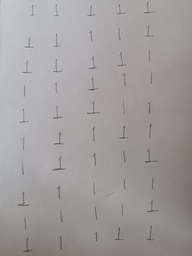
#> input picture HMWK_3/digits/1.jpeg, 192 x 256 px, shrunk from 1200 x 1600 before the run
$ jupyter execute DigitsSegmentationThr.ipynb
#> lines starting #> are read from the running program, lines starting #| are printed output that depends on the picture; after the words box and inside, x2 and y2 are one past the last pixel; in counts of white or black regions, pixels touching at a corner belong together
[cell 1]
import math
import numpy as np
import cv2 as cv
import time
from scipy import stats
from matplotlib import pyplot as plt
import skfuzzy as fuzz
import csv

[cell 2]
class Region:
    def __init__(self):
        self.xm = 0
        self.ym = 0
        self.xx = 0
        self.yy = 0
        self.xy = 0
        self.xxx = 0
        self.yyy = 0
        self.xxy = 0
        self.xyy = 0
        self.Perimetro = 0
        self.Area = 0
        self.closed = False
        self.edgePoints = []
        self.red = 0
        self.green = 0
        self.blue = 0
    def addPoint(self,x,y,isedge,color):
        self.xm = self.xm + x
        self.ym = self.ym + y
        self.xx = self.xx + x*x
        self.yy = self.yy + y*y
        self.xy = self.xy + x*y
        self.xxx = self.xxx + x*x*x
        self.yyy = self.yyy + y*y*y
        self.xxy = self.xxy + x*x*y
        self.xyy = self.xyy + x*y*y
        self.Area = self.Area + 1
        self.red = self.red + color[0]
        self.green = self.green + color[1]
        self.blue = self.blue + color[2]

        if isedge > 0:
#            self.edgePoints.append((x+0.5,y+0.5))
            self.Perimetro = self.Perimetro + 1
            if (isedge & 1) > 0: #up
                self.edgePoints.append((x+0.5,y+0.001))
            if (isedge & 2) > 0: #left
                self.edgePoints.append((x+0.001,y+0.5))
            if (isedge & 4) > 0: #down
                self.edgePoints.append((x+0.5,y+0.999))
            if (isedge & 8) > 0: #right
                self.edgePoints.append((x+0.999,y+0.5))
    def addRegion(self,region):
        if (self.closed == False) and (region.closed == False) and (region.Area > 0):
            self.xm = self.xm + region.xm
            self.ym = self.ym + region.ym
            self.xx = self.xx + region.xx
            self.yy = self.yy + region.yy
            self.xy = self.xy + region.xy
            self.xxx = self.xxx + region.xxx
            self.yyy = self.yyy + region.yyy
            self.xxy = self.xxy + region.xxy
            self.xyy = self.xyy + region.xyy
            self.Area = self.Area + region.Area
            self.Perimetro = self.Perimetro + region.Perimetro
            self.red = self.red + region.red
            self.green = self.green + region.green
            self.blue = self.blue + region.blue
            for n in range(len(region.edgePoints)):
                self.edgePoints.append(region.edgePoints[n])
    def closeRegion(self):
        if (self.Area > 0) and (self.closed == False):
            self.xm = self.xm/self.Area
            self.ym = self.ym/self.Area
            self.xx = self.xx/self.Area - self.xm*self.xm
            self.yy = self.yy/self.Area - self.ym*self.ym
            self.xy = self.xy/self.Area - self.xm*self.ym
            self.red = self.red/self.Area
            self.green = self.green/self.Area
            self.blue = self.blue/self.Area
            self.closed = True

[cell 3]
def smoothPointSet(points,steps):
    lpts = len(points)
    for stp in range(steps):
        apt = np.array(points)
        for n in range(lpts):
            bidx = (n + lpts - 1) % lpts
            uidx = (n + lpts + 1) % lpts
            points[n] = ((apt[bidx][0]+apt[n][0]+apt[uidx][0])/3,(apt[bidx][1]+apt[n][1]+apt[uidx][1])/3)
    return points

[cell 4]
def perimeterPointSet(points):
    per = 0
    llist = len(points)
    euler = 2 - llist
    avgrad = 0
    cx = 0
    cy = 0
    tpts = 0
    minx = 10000
    miny = 10000
    maxx = 0
    maxy = 0
    minrad = 10000
    maxrad = 0
    for ln in range(llist):
        cpts = points[ln]
        lpts = len(cpts)
        apt = np.array(points[ln])
        for n in range(lpts):
            cx = cx + apt[n][0]
            cy = cy + apt[n][1]
            tpts = tpts  + 1
            if minx > apt[n][0]:
                minx = apt[n][0]
            if miny > apt[n][1]:
                miny = apt[n][1]
            if maxx < apt[n][0]:
                maxx = apt[n][0]
            if maxy < apt[n][1]:
                maxy = apt[n][1]
    cx =  cx/tpts
    cy =  cy/tpts

    for ln in range(llist):
        cpts = points[ln]
        lpts = len(cpts)
        apt = np.array(points[ln])
        for n in range(lpts):
            nidx = (n + lpts + 1) % lpts
            dx = apt[nidx][0]-apt[n][0]
            dy = apt[nidx][1]-apt[n][1]
            per = per + math.sqrt(dx**2 + dy**2)
            dx = apt[n][0]-cx
            dy = apt[n][1]-cy
            distoctr = math.sqrt(dx**2 + dy**2)
            avgrad = avgrad + distoctr
            if minrad > distoctr:
                minrad = distoctr
            if maxrad < distoctr:
                maxrad = distoctr

    avgrad = avgrad/tpts
    return per, euler, avgrad, cx, cy, tpts, minx, miny, maxx, maxy, minrad, maxrad

[cell 5]
def orderPointSet(opoints,EdgeImage):
    orderpointsList = []
    if len(opoints) > 0:
        points = opoints.copy()
        neigbors = np.array([(1,0),(1,1),(0,1),(-1,1),(-1,0),(-1,-1),(0,-1),(1,-1),(0,0)])*0.5
        plen = len(points)
        n = 0
        last = 0
        inserted = 0
        orderpoints = []
        orderpoints.append(points[0])
        points.pop(0)
        lastidx = 0
        who = 0
        for inserted in range(plen-1):
            n = 0
            cpt = np.array(orderpoints[last])
            edgetype = EdgeImage[int(cpt[1]),int(cpt[0])]
            dis = 1
            thepoints = np.array(points)
            thesum = np.sum(abs(thepoints-cpt),axis=1)
            lastdir = np.sum(np.square(neigbors-neigbors[lastidx]),axis=1)
            dis = 10
            idx = lastidx;
            for n in range(len(points)):
                if thesum[n] <= 2:
                    npoints = cpt + neigbors
                    theNsum = np.sum(np.abs(npoints-thepoints[n]),axis=1) + 0.01*lastdir
                    for nn in range(8):
                        nedgetype = EdgeImage[int(npoints[nn,1]),int(npoints[nn,0])]
                        dist = theNsum[nn] + 0.001*((edgetype ^ nedgetype) > 0)
                        if dist < dis:
                            dis = dist
                            idx = nn
                            who = n
            if dis < 1.0:
                lastidx = idx
                orderpoints.append(points[who])
                points.pop(who)
            else:
                if len(orderpoints) > 2:
                    orderpointsList.append(orderpoints)
                orderpoints = []
                orderpoints.append(points[0])
                points.pop(0)
                last = 0
            last = len(orderpoints) - 1
        if len(orderpoints) > 2:
            orderpointsList.append(orderpoints)
    return orderpointsList

[cell 6]
def SegmentationRegions(image,colorimg):
    regions = []
    si,sj = image.shape;
    fimage = image.astype(np.int16)
    EdgeImage = image.astype(np.int16)
#    print(fimage.shape)

    regionlabels = image[:,:];
    regionlabels = regionlabels.astype(np.int32)
    shortlabellut = np.zeros((int(si*sj/100+1),), dtype=np.int32)
    labellut = shortlabellut
    upKernel = np.array((
    [0, -1, 0],
    [0, 1, 0],
    [0, 0, 0]), dtype=np.int16)
    upsameI = abs(cv.filter2D(fimage,-1,upKernel)) == 0
    leftKernel = np.array((
    [0, 0, 0],
    [-1, 1, 0],
    [0, 0, 0]), dtype=np.int16)
    leftsameI = abs(cv.filter2D(fimage,-1,leftKernel)) == 0
    downKernel = np.array((
    [0, 0, 0],
    [0, 1, 0],
    [0, -1, 0]), dtype=np.int16)
    downsameI = abs(cv.filter2D(fimage,-1,downKernel)) == 0
    rightKernel = np.array((
    [0, 0, 0],
    [0, 1, -1],
    [0, 0, 0]), dtype=np.int16)
    rightsameI = abs(cv.filter2D(fimage,-1,rightKernel)) == 0
    currentlabel=0
    uplabelArray = regionlabels[0,:]
    upsame = False
    leftsame = False
    thelabel = 0
    uplabel = 0
    leftlabel = 0
    regions.append(Region())
    for i in range(si):
        leftlabel = labellut[regionlabels[i,0]]
        for j in range(sj):
            color = colorimg[i,j,:]
            thelabel = leftlabel
            upsame = False
            leftsame = False
            EdgeImage[i,j] = 1*(not upsameI[i,j]) +  2*(not leftsameI[i,j]) + 4*(not downsameI[i,j]) + 8*(not rightsameI[i,j])
            if i>0:
                uplabel = uplabelArray[j]
                upsame = upsameI[i,j]
                if upsame:
                    thelabel = uplabel
            if j>0:
                leftsame = leftsameI[i,j]
                if leftsame:
                    if thelabel > leftlabel:
                        thelabel = leftlabel
                    if upsame:
                        thelabel = labellut[thelabel]
                        labellut[leftlabel] = thelabel
                        labellut[uplabel] = thelabel
            if (not(upsame) and  not(leftsame)):
                currentlabel = currentlabel + 1
                regions.append(Region())
                thelabel = currentlabel
                if (currentlabel >= labellut.size):
                    labellut = np.append(labellut, shortlabellut)
                labellut[currentlabel] = currentlabel
            else:
                thelabel = labellut[thelabel]
            regionlabels[i,j] = thelabel
            regions[thelabel].addPoint(j,i,EdgeImage[i,j],color)
            leftlabel = thelabel
        uplabelArray = regionlabels[i,:]
    print(len(regions))
    lreg = len(regions)
    changes = 1
    while changes > 0:
        changes = 0
        for idx in range(lreg):
            newlabel = labellut[idx]
            if regions[idx].Area > 0 and idx != newlabel:
                changes = changes + 1
                regions[newlabel].addRegion(regions[idx])
                regions[idx].__init__()
            labellut[idx] = labellut[newlabel]
        print(changes)
    closed = 0
    for n in range(lreg):
        if (n == labellut[n]) and (regions[n].Area > 0):
            closed = closed + 1
            regions[n].closeRegion()
    print(closed)
    regionlabels = labellut[regionlabels];
    return regionlabels, regions, EdgeImage

[cell 7]
# [125 lines left out: function regionsConv, not called in this run]

[cell 8]
import os
frame = cv.imread(os.path.join('digits', '1.jpeg'))
#> frame is the input picture: shape (256, 192, 3); mean B, G, R 156.6, 157.5, 160.5
featuresfile = open('number_1.csv', 'w',newline='')

RGB_im = cv.cvtColor(frame, cv.COLOR_BGR2RGB)

#plt.imshow(RGB_im)
#plt.imshow(frame)
fig = plt.gcf()
fig.set_size_inches(12,12, forward=True)
plt.title('Image')
#plt.show()
t0= time.time()

[cell 9]
kernel = np.ones((5,5),np.uint8)
bkgnd = cv.dilate(frame,kernel,iterations = 1)
bkgnd = cv.dilate(bkgnd,kernel,iterations = 1)

RGB_im = cv.cvtColor(bkgnd, cv.COLOR_BGR2RGB)
fig = plt.gcf()
fig.set_size_inches(16,16, forward=True)
plt.imshow(RGB_im)
plt.title('Background')
plt.show()

frame = (bkgnd - frame);

RGB_im = cv.cvtColor(frame, cv.COLOR_BGR2RGB)
fig = plt.gcf()
fig.set_size_inches(16,16, forward=True)
plt.imshow(RGB_im)
plt.title('Just Numbers')
plt.show()

kernel = np.ones((3,3),np.uint8)
frame = cv.dilate(frame,kernel,iterations = 1)
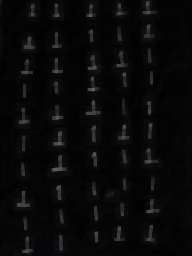
#> frame: shape (256, 192, 3); mean B, G, R 9, 8.7, 8.6

green = frame[:,:,2]

ret,img = cv.threshold(green, 32, 100, 0)
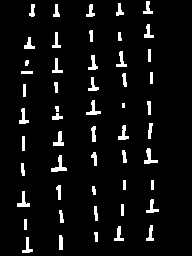
#> img: shape (256, 192); values 0 (black) and 100 (white), 5.8% white; 52 white regions (1 under 20 px), largest, box (x1, y1, x2, y2) and area: (51, 155, 67, 172) 107, (144, 148, 158, 164) 95, (86, 100, 101, 115) 88
RGB_im = cv.cvtColor(img, cv.COLOR_BGR2RGB)
fig = plt.gcf()
fig.set_size_inches(16,16, forward=True)
plt.imshow(RGB_im)
plt.title('my picture')
plt.show()

[cell 10]
labeled, regions, EdgeImage = SegmentationRegions(img,frame)
#> in SegmentationRegions, `upsameI = abs(cv.filter2D(fimage,-1,upKernel)) == 0`: upsameI: shape (256, 192) bool; 98.4% white; black in thin lines or dots, all inside (x1, y1, x2, y2) = (17, 0, 159, 254)
#> in SegmentationRegions, `leftsameI = abs(cv.filter2D(fimage,-1,leftKernel)) == 0`: leftsameI: shape (256, 192) bool; 97.3% white; black in thin lines or dots, all inside (x1, y1, x2, y2) = (17, 1, 160, 253)
#> in SegmentationRegions, `downsameI = abs(cv.filter2D(fimage,-1,downKernel)) == 0`: downsameI: shape (256, 192) bool; 98.4% white; black in thin lines or dots, all inside (x1, y1, x2, y2) = (17, 0, 159, 253)
#> in SegmentationRegions, `rightsameI = abs(cv.filter2D(fimage,-1,rightKernel)) == 0`:
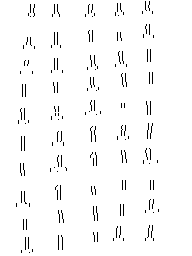
#> rightsameI: shape (256, 192) bool; 97.3% white; black in thin lines or dots, all inside (x1, y1, x2, y2) = (16, 1, 159, 253)
#> in SegmentationRegions, `uplabelArray = regionlabels[0,:]`: uplabelArray = 192 values from 0 to 0
#> the loop in SegmentationRegions, `for i in range(si):` made 256 passes
#> after the loop in SegmentationRegions, `for i in range(si):`:
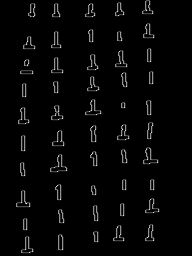
#> EdgeImage: shape (256, 192) int16; min 0, max 14, mean 0.354; drawn with min black and max white
#> after the loop in SegmentationRegions, `for i in range(si):`:
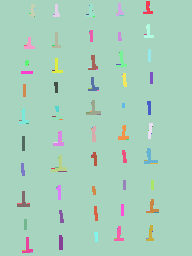
#> regionlabels: shape (256, 192) int32; 130 distinct labels, from 1 to 130; one colour per label, 0 black
#| 131
#| 53
#> in SegmentationRegions, `regionlabels = labellut[regionlabels];`: regionlabels: shape (256, 192) int32; 53 distinct labels, from 1 to 125
t1 = time.time() - t0
print("Time elapsed: ", t1)

labeled = labeled % 21;
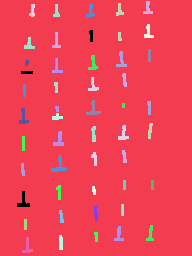
#> labeled: shape (256, 192) int32; 21 distinct labels, from 0 to 20; one colour per label, 0 black

img = cv.normalize(labeled, None, 0, 255, cv.NORM_MINMAX, cv.CV_8U)
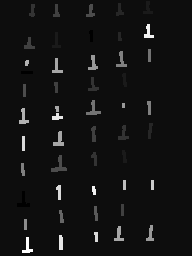
#> img: shape (256, 192); min 0, max 255, mean 18.3
im_color = cv.applyColorMap(img, cv.COLORMAP_HSV)
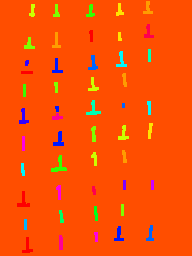
#> im_color: shape (256, 192, 3); mean B, G, R 5.6, 81.4, 248.4
im_color = cv.medianBlur(im_color,3)
RGB_im = cv.cvtColor(im_color, cv.COLOR_BGR2RGB)
plt.imshow(RGB_im)
fig = plt.gcf()
fig.set_size_inches(16,16, forward=True)
for n in range(len(regions)):
     if (regions[n].closed) and (regions[n].Area > 50):
        plt.scatter(regions[n].xm, regions[n].ym, marker='^')
#> this loop made 131 passes
plt.title('Class')
plt.show()
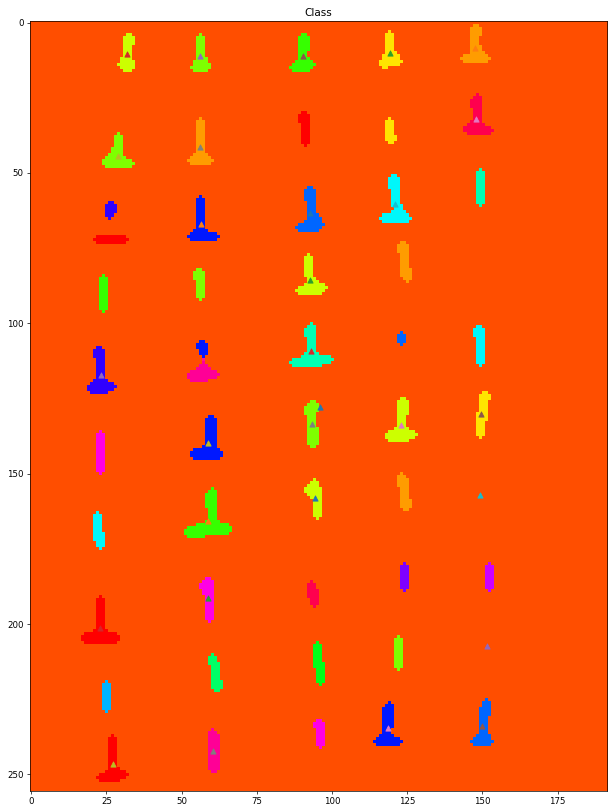
#> figure drawn by matplotlib, 1 panel

[cell 11]
fig, ax = plt.subplots()
fig.set_size_inches(16,16, forward=True)

for n in range(len(regions)-2):
    idx = n+2
    if regions[idx].Area > 50:
        if regions[idx].Area < 10000:
            pointlist = orderPointSet(regions[idx].edgePoints,EdgeImage)
            smoothpoints = np.array(smoothPointSet(pointlist[0],3))
            ax.plot(smoothpoints[:,0],smoothpoints[:,1])
#> this loop made 129 passes
ax.set_ylim(frame.shape[0],0)
plt.title('test 2')
plt.show()
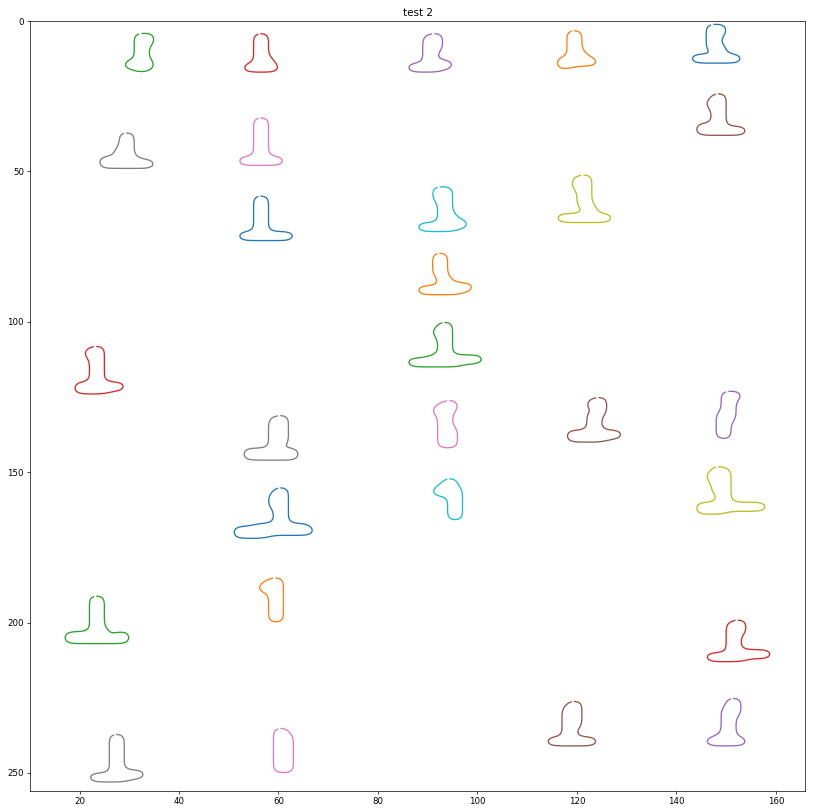
#> figure drawn by matplotlib, 1 panel

[cell 12]
writer = csv.writer(featuresfile)
colnames=["Area","Perimetro","xm","ym","xx","yy","xy","red","green","blue"]
colnames=np.append(colnames,["per","euler","avgrad","cx","cy","tpts","minx","miny","maxx","maxy","minrad","maxrad"])
colnames=np.append(colnames,["Comp","SxxyyR","SxyxxR","SxyyyR"])
colnames=np.append(colnames,["Comp2","tpPerR","AvgPerR","DimXYR","minMaxR"])
writer.writerow(colnames)
for n in range(len(regions)-2):
    idx = n+2
    if regions[idx].Area > 50:
        if regions[idx].Area < 10000:
            pointlist = orderPointSet(regions[idx].edgePoints,EdgeImage)
            smoothpoints = np.array(smoothPointSet(pointlist[0],3))
            per, euler, avgrad, cx, cy, tpts, minx, miny, maxx, maxy, minrad, maxrad = perimeterPointSet(pointlist)
            rowfeature = [regions[idx].Area,regions[idx].Perimetro,regions[idx].xm,regions[idx].ym,regions[idx].xx,regions[idx].yy,regions[idx].xy,regions[idx].red,regions[idx].green,regions[idx].blue]
            rowfeature = np.append(rowfeature,[per, euler, avgrad, cx, cy, tpts, minx, miny, maxx, maxy, minrad, maxrad])
            rowfeature = np.append(rowfeature,[regions[idx].Area/regions[idx].Perimetro**2,regions[idx].xx/regions[idx].yy,regions[idx].xy/regions[idx].xx,regions[idx].xy/regions[idx].yy])
            rowfeature = np.append(rowfeature,[regions[idx].Area/per**2,tpts/per,avgrad/per,(maxx-minx)/(maxy-miny),minrad/maxrad])
            writer.writerow(rowfeature)
featuresfile.close()

$ run again, with HMWK_3/digits/2.jpeg copied over HMWK_3/digits/1.jpeg
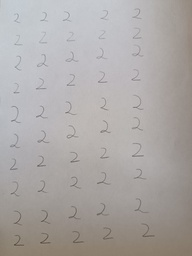
#> input picture HMWK_3/digits/2.jpeg, 192 x 256 px, shrunk from 1200 x 1600 before the run
#> frame is the input picture: shape (256, 192, 3); mean B, G, R 165.9, 167.7, 171.7
#> fimage: shape (256, 192) int16; values 0 (black) and 100 (white), 6.5% white; 62 white regions (12 under 20 px), largest, box (x1, y1, x2, y2) and area: (131, 142, 145, 158) 119, (66, 124, 78, 140) 97, (36, 130, 50, 144) 91
#> upsameI: shape (256, 192) bool; 97.3% white; black in thin lines or dots, all inside (x1, y1, x2, y2) = (9, 8, 153, 248)
#> leftsameI: shape (256, 192) bool; 97.5% white; black in thin lines or dots, all inside (x1, y1, x2, y2) = (9, 8, 154, 247)
#> downsameI: shape (256, 192) bool; 97.3% white; black in thin lines or dots, all inside (x1, y1, x2, y2) = (9, 7, 153, 247)
#> rightsameI: shape (256, 192) bool; 97.5% white; black in thin lines or dots, all inside (x1, y1, x2, y2) = (8, 8, 153, 247)
#> uplabelArray = 192 values from 0 to 0
#> the loop in SegmentationRegions, `for i in range(si):` made 256 passes
#| 325
#| 64
#> labeled: shape (256, 192) int32; 19 distinct labels, from 0 to 20
#> `plt.show()`:
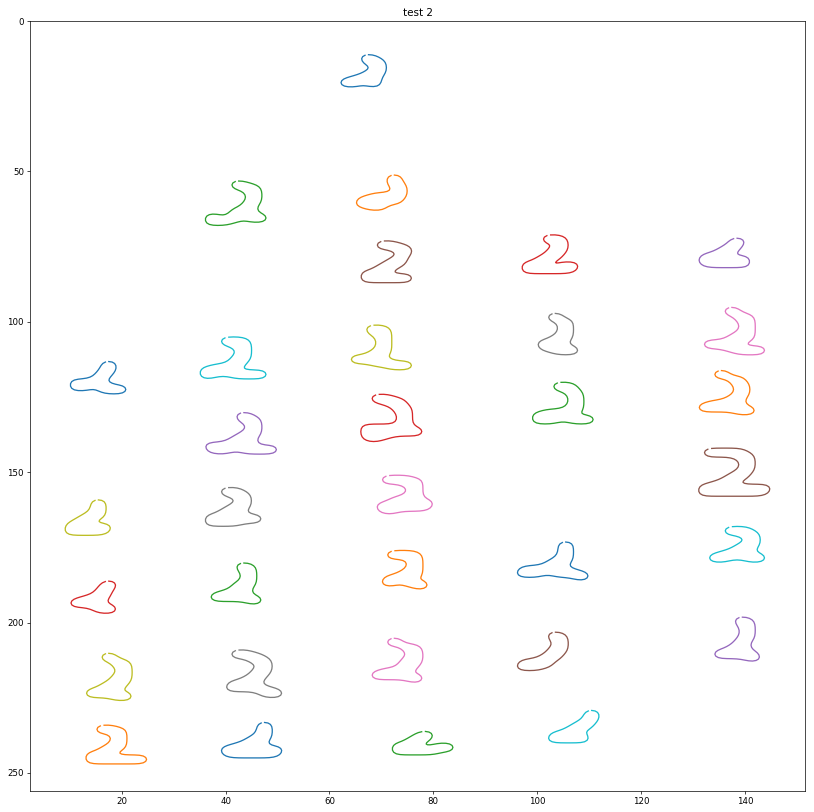
#> figure drawn by matplotlib, 1 panel
